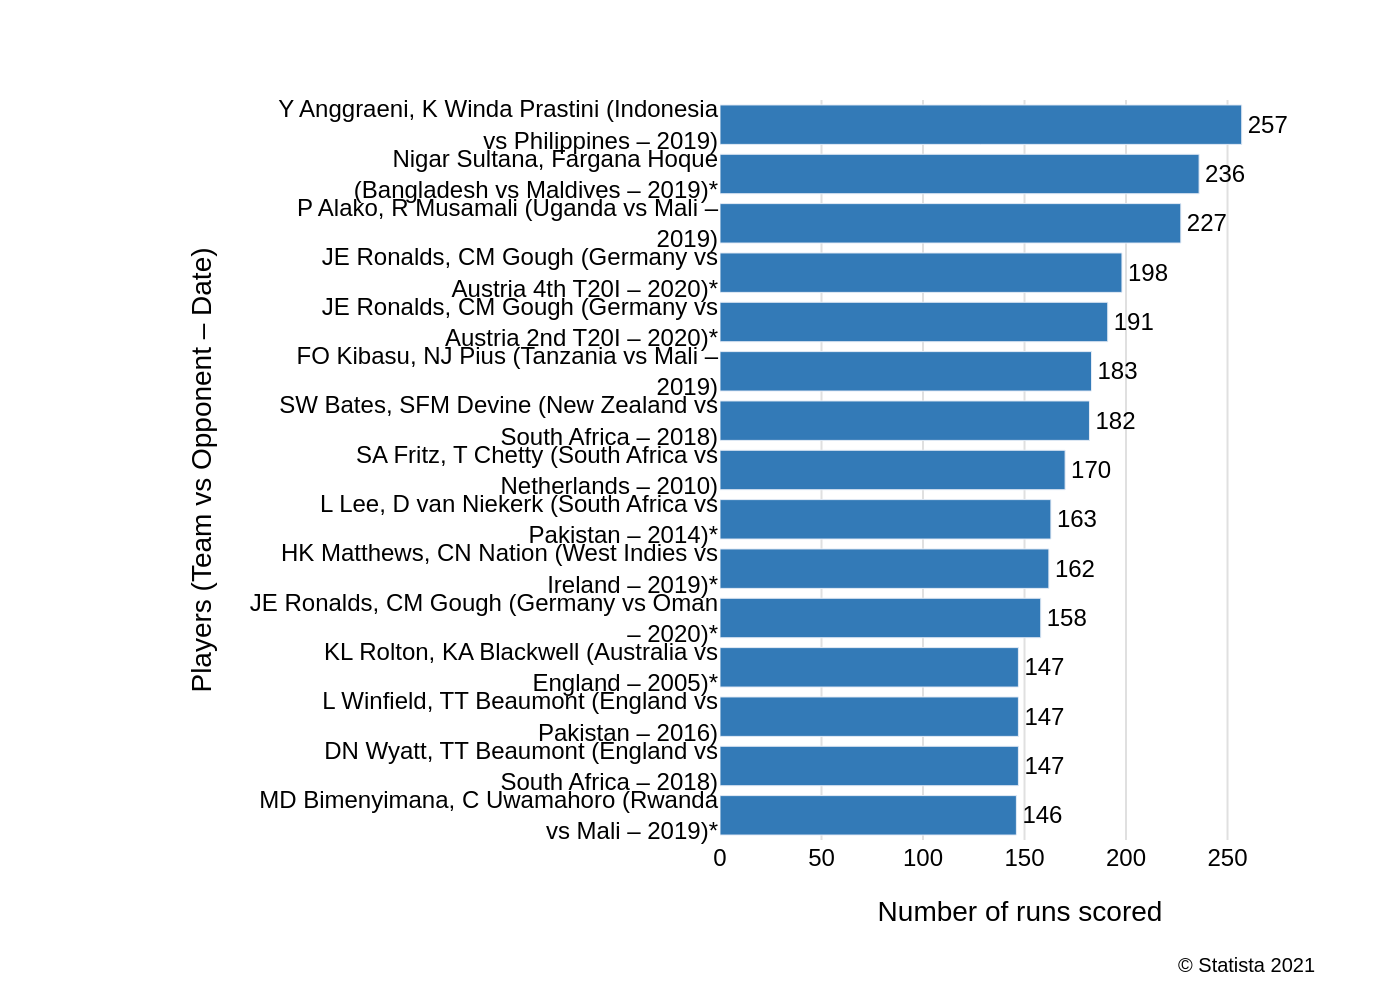

The script that drew this image:
import sys
import json
import plotly.graph_objects as go
from pathlib import Path

if len(sys.argv) != 2:
    print("Usage: python <script_name>.py <json_file_path>")
    sys.exit(1)

json_file_path = sys.argv[1]
base_filename = Path(json_file_path).stem

try:
    with open(json_file_path, 'r', encoding='utf-8') as f:
        config = json.load(f)
except FileNotFoundError:
    print(f"Error: File not found at {json_file_path}")
    sys.exit(1)
except json.JSONDecodeError:
    print(f"Error: Could not decode JSON from {json_file_path}")
    sys.exit(1)

chart_data = config['chart_data']
texts = config['texts']
colors = config['colors']

categories = [item['category'] for item in chart_data]
values = [item['value'] for item in chart_data]

# Reverse data for top-to-bottom display in Plotly horizontal bar chart
categories.reverse()
values.reverse()

fig = go.Figure()

fig.add_trace(go.Bar(
    y=categories,
    x=values,
    orientation='h',
    marker=dict(color=colors[0]),
    text=values,
    texttemplate='%{x}',
    textposition='outside',
    cliponaxis=False,
    textfont=dict(family="Arial")
))

title_text = texts.get('title')
subtitle_text = texts.get('subtitle')
full_title = ""
if title_text:
    full_title += f"<b>{title_text}</b>"
if subtitle_text:
    full_title += f"<br><sub>{subtitle_text}</sub>" if full_title else f"<sub>{subtitle_text}</sub>"

source_text = texts.get('source')
note_text = texts.get('note')
caption_text = ""
if source_text:
    caption_text += source_text
if note_text:
    caption_text += f"<br><i>{note_text}</i>" if caption_text else f"<i>{note_text}</i>"

fig.update_layout(
    title=dict(
        text=full_title if full_title else None,
        x=0.05,
        xanchor='left'
    ),
    xaxis=dict(
        title=texts.get('x_axis_title'),
        showgrid=True,
        gridcolor='#e0e0e0',
        zeroline=False,
        range=[0, max(values) * 1.15],
        tick0=0,
        dtick=50
    ),
    yaxis=dict(
        title=texts.get('y_axis_title'),
        showgrid=False
    ),
    plot_bgcolor='white',
    paper_bgcolor='white',
    font=dict(
        family="Arial",
        size=12,
        color="black"
    ),
    showlegend=False,
    margin=dict(l=360, r=40, t=50, b=80)
)

if caption_text:
    fig.add_annotation(
        text=caption_text,
        xref="paper", yref="paper",
        x=1, y=-0.15,
        xanchor='right', yanchor='top',
        align='right',
        showarrow=False,
        font=dict(size=10)
    )

output_filename = f"{base_filename}.png"
fig.write_image(output_filename, scale=2)
print(f"Chart saved to {output_filename}")
